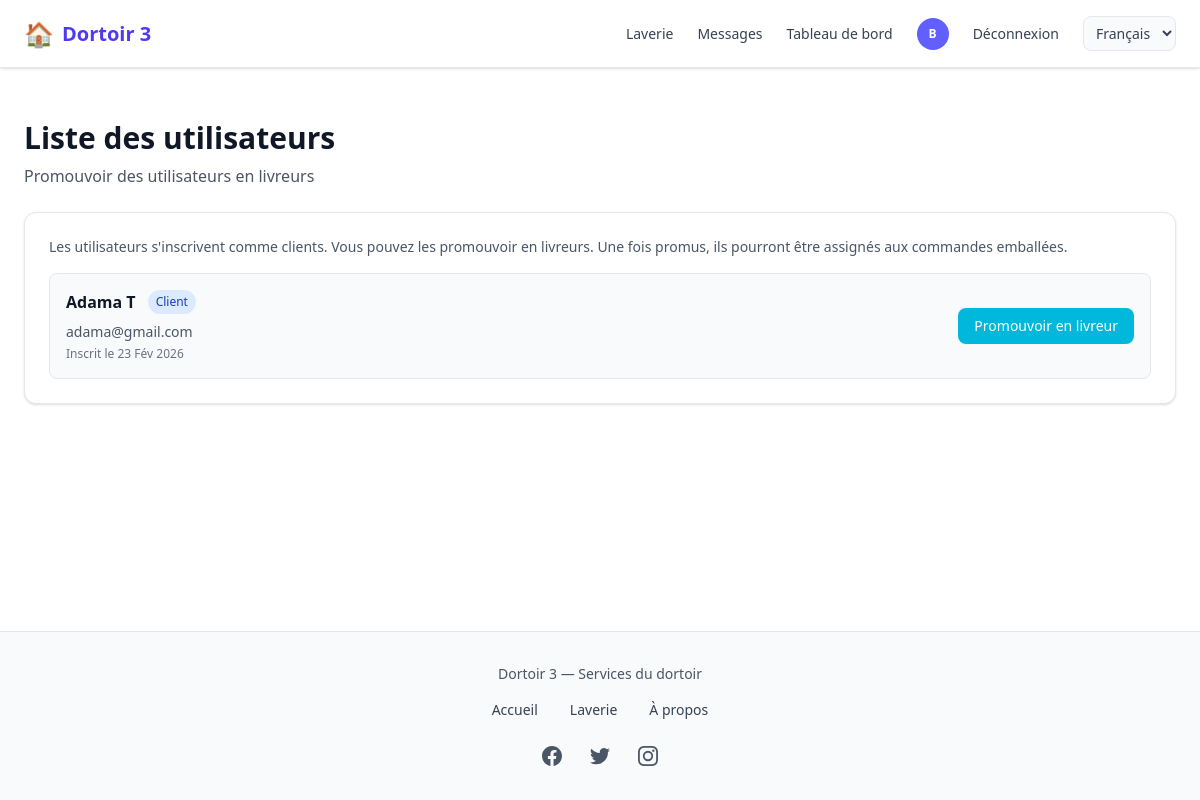
Page /users/ (signed in) on the committed database.
### comptes/models.py (models this page shows, shortened)
class CustomUser(AbstractUser):
    USER_TYPES = (
        ('ADMIN', 'Administrateur'),
        ('client', 'Client'),
        ('vendeur', 'Vendeur'),
        ('coursier', 'Coursier'),
    )
    user_type = models.CharField(max_length=22, choices=USER_TYPES, default="client")
    email = models.EmailField('Adresse email', unique=True,max_length=50)
    telephone = models.CharField(max_length=20, unique=True, blank=True)
    photo = models.ImageField(upload_to=user_photo_upload_to, null=True, blank=True)
    is_premium = models.BooleanField(default=False)
    GENRE = (('masculin', 'Masculin'), ('feminin', 'Féminin'))
    genre = models.CharField(max_length=22, choices=GENRE, null=True, blank=True)
    date_inscription = models.DateField(auto_now_add=True)
    latitude = models.DecimalField(max_digits=9, decimal_places=6, blank=True, null=True)
    longitude = models.DecimalField(max_digits=9, decimal_places=6, blank=True, null=True)
    last_activity = models.DateTimeField(null=True, blank=True, verbose_name="Dernière activité")
    REQUIRED_FIELDS = ['email', 'user_type']

### comptes/views.py (the view)
# urls.py: path('users/', views.list_users, name='list_users'),
@login_required
def list_users(request):
    if request.user.user_type not in ['vendeur', 'ADMIN']:
        messages.error(request, "Accès refusé. Vous devez être vendeur ou administrateur.")
        return redirect('home')
    users = CustomUser.objects.filter(user_type='client').order_by('-date_joined')
    context = {
        'users': users,
    }
    return render(request, 'comptes/list_users.html', context)

### comptes/context_processors.py (called while the page is built)
def notifications_context(request):
    context = {
        'pending_orders_count': 0,
        'packaged_orders_count': 0,
        'unread_messages_count': 0,
    }
    if request.user.is_authenticated:
        from chat.models import Message, Conversation
        conversations = Conversation.objects.filter(
            Q(participant1=request.user) | Q(participant2=request.user)
        )
        context['unread_messages_count'] = Message.objects.filter(
            Q(conversation__in=conversations) & ~Q(sender=request.user),
            lu=False
        ).count()
    return context

### laverie/models.py (called while the page is built)
    @classmethod
    def marquer_tickets_termines(cls):
        from django.utils import timezone
        now = timezone.now()
        return cls.objects.filter(
            statut__in=('reserve', 'en_cours'),
            fin__lt=now,
        ).update(statut='termine')

    @classmethod
    def marquer_tickets_en_cours(cls):
        from django.utils import timezone
        now = timezone.now()
        return cls.objects.filter(
            statut='reserve',
            debut__lte=now,
            fin__gte=now,
        ).update(statut='en_cours')

### templates/comptes/list_users.html
{% extends 'home.html' %}
{% load static %}
{% block contenu %}
<div class="max-w-7xl mx-auto py-6">
    <div class="mb-6">
        <h1 class="text-3xl font-bold text-gray-900">Liste des utilisateurs</h1>
        <p class="text-gray-600 mt-2">Promouvoir des utilisateurs en livreurs</p>
    </div>
    <div class="bg-white rounded-xl shadow-sm p-6 border border-gray-200">
        <div class="mb-4">
            <p class="text-sm text-gray-600">
                Les utilisateurs s'inscrivent comme clients. Vous pouvez les promouvoir en livreurs.
                Une fois promus, ils pourront être assignés aux commandes emballées.
            </p>
        </div>
        <div class="space-y-3">
            {% for user in users %}
            <div class="flex items-center justify-between p-4 bg-gray-50 rounded-lg border border-gray-200">
                <div class="flex-1">
                    <div class="flex items-center gap-3 mb-2">
                        <p class="font-semibold text-gray-900">
                            {{ user.get_full_name|default:"Utilisateur sans nom" }}
                        </p>
                        <span class="text-xs px-2 py-1 rounded-full bg-blue-100 text-blue-800">
                            {{ user.get_user_type_display }}
                        </span>
                    </div>
                    <p class="text-sm text-gray-600 mb-1">{{ user.email }}</p>
                    <p class="text-xs text-gray-500">Inscrit le {{ user.date_joined|date:"d M Y" }}</p>
                </div>
                <div class="ml-4">
                    <a href="{% url 'promote_to_coursier' user.id %}"
                       class="bg-cyan-500 hover:bg-cyan-600 text-white px-4 py-2 rounded-lg text-sm transition inline-block">
                        Promouvoir en livreur
                    </a>
                </div>
            </div>
            {% empty %}
            <p class="text-gray-500 text-center py-8">Aucun utilisateur client disponible</p>
            {% endfor %}
        </div>
    </div>
</div>
{% endblock %}

### templates/nav_footer/nav.html (shortened to what this page needs)
{% load static %}
{% load i18n %}
<nav class="hidden md:flex fixed top-0 left-0 w-full z-50 bg-white border-b border-gray-200 shadow-sm">
  <div class="flex items-center justify-between w-full max-w-7xl mx-auto px-6 py-4">
    <a href="{% url 'home' %}"
       class="flex items-center space-x-2 text-indigo-600 text-xl font-semibold hover:opacity-90 transition">
      <span class="text-2xl">🏠</span>
      <span>{% trans "Dortoir 3" %}</span>
    </a>
    <div class="flex items-center space-x-6 text-sm font-medium">
      <a href="{% url 'laverie:accueil' %}"
         class="text-gray-700 hover:text-indigo-500 transition">
        {% trans "Laverie" %}
      </a>
      {% if user.is_authenticated %}
        <a href="{% url 'chat:mes_conversations' %}"
           class="relative text-gray-700 hover:text-indigo-500 transition">
          {% trans "Messages" %}
        </a>
        {% if user.user_type == 'ADMIN' %}
          <a href="{% url 'dashboard' %}"
             class="text-gray-700 hover:text-indigo-500 transition">
            {% trans "Dashboard" %}
          </a>
        {% endif %}
        <a href="{% url 'profile' %}" class="flex items-center">
          {% if user.photo %}
            <img src="{{ user.photo.url }}"
                 class="w-8 h-8 rounded-full object-cover border">
          {% else %}
            <div class="w-8 h-8 rounded-full bg-indigo-500 flex items-center justify-center text-white text-xs font-bold">
              {{ user.first_name|first|default:user.email|first|upper }}
            </div>
          {% endif %}
        </a>
        <a href="{% url 'logout' %}"
           class="text-gray-700 hover:text-red-500 transition">
          {% trans "Log out" %}
        </a>
      {% else %}
        <a href="{% url 'login' %}"
           class="text-gray-700 hover:text-indigo-500 transition">
          {% trans "Log in" %}
        </a>
      {% endif %}
      <form action="{% url 'set_language' %}" method="post" class="inline" id="lang-form-desktop">
        <select name="language" onchange="this.form.submit()" class="text-sm border border-gray-200 rounded-lg px-2 py-1.5 bg-gray-50 text-gray-700 cursor-pointer">
          {% get_current_language as CURRENT_LANG %}
          {% for code, name in LANGUAGES %}
          <option value="{{ code }}" {% if code == CURRENT_LANG %}selected{% endif %}>{{ name }}</option>
          {% endfor %}
        </select>
      </form>
    </div>
  </div>
</nav>
            {% get_current_language as CURRENT_LANG %}

### rows in the picture
CustomUser: first_name|first "B"
CustomUser: get_full_name "Adama T", user_type "Client", email "adama@gmail.com", date_joined "23 Fév 2026"

### other values in the picture
form field language "Français"
